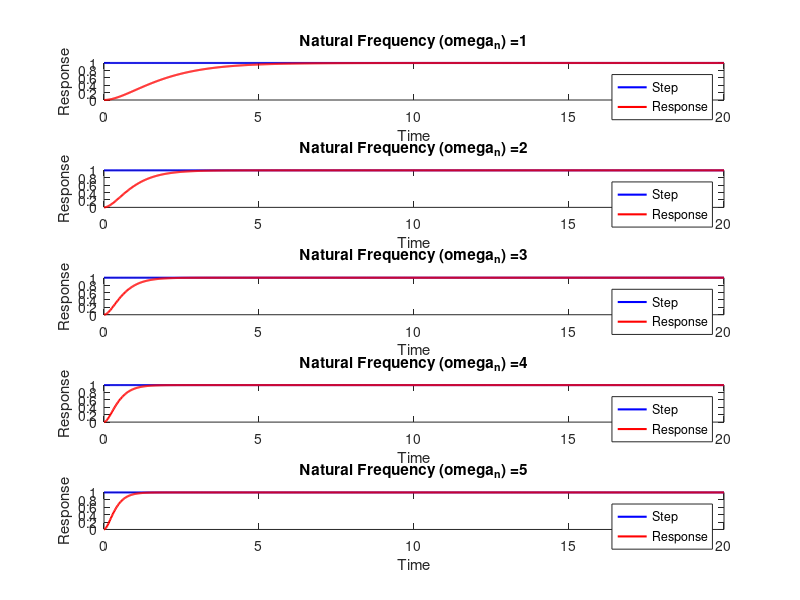

MATLAB code for this plot: (Note: this script raises an error after producing the figure.)
Zeta = 1; % Damping ratio
Natural_Frequency = 1:1:5; % Natural frequencies to be analyzed
tim_Sim = 0:0.02:20; % Time vector for simulation
Step_Input = ones(size(tim_Sim)); % Step input signal

figure;

%% Loop through each natural frequency value
for i = 1:length(Natural_Frequency)
    % Define numerator and denominator of transfer function
    num = [0, Natural_Frequency(i)^2]; 
    den = [1, 2*Zeta*Natural_Frequency(i), Natural_Frequency(i)^2]; 
    G = tf(num, den); % Create transfer function

    [y, t] = step(G, tim_Sim); % Simulate step response
    subplot(length(Natural_Frequency), 1, i);
    plot(t, Step_Input, 'b', 'LineWidth', 1.5); % Plot step input
    hold on;
    plot(t, y, 'r', 'LineWidth', 1.5); % Plot system response
    hold off;
    xlabel("Time"); % Label x-axis
    ylabel("Response"); % Label y-axis
    title(["Natural Frequency (\omega_n) =", num2str(Natural_Frequency(i))]); % Add title
    legend('Step', 'Response'); % Add legend
end
%%
sgtitle("Effecting of Natural Frequency on System Response (Constant Damping Ratio = 1)"); % Add super title
